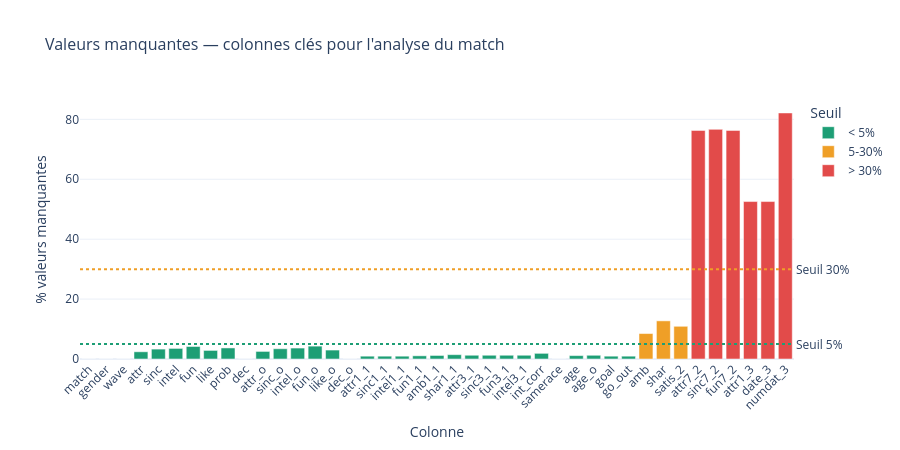

Notebook cell for this chart:
### Code cell
# =============================================================================
# 3. ANALYSE DES VALEURS MANQUANTES PAR GROUPE
# =============================================================================
 
print("\n" + "─" * 65)
print("QUALITÉ DES DONNÉES — VALEURS MANQUANTES PAR GROUPE")
print("─" * 65)
 
missing_summary = []
for group, cols in GROUPS.items():
    existing = [c for c in cols if c in df.columns]
    if not existing:
        continue
    pct_missing = df[existing].isnull().mean().mean() * 100
    missing_summary.append({
        "Groupe": group,
        "Nb colonnes": len(existing),
        "% manquant moyen": pct_missing,
        "Qualité": "Excellente" if pct_missing < 5
                   else "Acceptable" if pct_missing < 30 # 30%
                   else "Très incomplet"
    })
    print(f"  {group:<48} {pct_missing:>6.1f}%  {missing_summary[-1]['Qualité']}")
 
# Visualisation heatmap des valeurs manquantes
cols_focus = (
    ["match", "gender", "wave"] +
    ["attr", "sinc", "intel", "fun", "amb", "shar", "like", "prob", "dec"] +
    ["attr_o", "sinc_o", "intel_o", "fun_o", "like_o", "dec_o"] +
    ["attr1_1", "sinc1_1", "intel1_1", "fun1_1", "amb1_1", "shar1_1"] +
    ["attr3_1", "sinc3_1", "fun3_1", "intel3_1"] +
    ["int_corr", "samerace", "age", "age_o", "goal", "go_out"] +
    ["attr7_2", "sinc7_2", "fun7_2", "satis_2"] +
    ["attr1_3", "date_3", "numdat_3"]
)
cols_focus = [c for c in cols_focus if c in df.columns]
 
missing_pct = (df[cols_focus].isnull().mean() * 100).reset_index()
missing_pct.columns = ["Colonne", "% Manquant"]
missing_pct["Couleur"] = missing_pct["% Manquant"].apply(
    lambda x: "< 5%" if x < 5 else "5-30%" if x < 30 else "> 30%"
)
 
fig_missing = px.bar(
    missing_pct,
    x="Colonne",
    y="% Manquant",
    color="Couleur",
    color_discrete_map={"< 5%": PALETTE["match"], "5-30%": PALETTE["amber"], "> 30%": PALETTE["no_match"]},
    title="Valeurs manquantes — colonnes clés pour l'analyse du match",
    labels={"% Manquant": "% valeurs manquantes"},
    height=450,
)
fig_missing.update_layout(
    xaxis_tickangle=-45,
    legend_title="Seuil",
    title_font_size=16,
    plot_bgcolor="white",
)
fig_missing.add_hline(y=5, line_dash="dot", line_color=PALETTE["match"],
                      annotation_text="Seuil 5%", annotation_position="right")
fig_missing.add_hline(y=30, line_dash="dot", line_color=PALETTE["amber"],
                      annotation_text="Seuil 30%", annotation_position="right")
fig_missing.show()

### Figure 1 — Plotly figure (JSON) as saved in the notebook; plotly's stock layout.template omitted (floating-point values rounded to 4 significant figures)
{"data": [{"hovertemplate": "Couleur=< 5%<br>Colonne=%{x}<br>% valeurs manquantes=%{y}<extra></extra>", "legendgroup": "< 5%", "marker": {"color": "#1D9E75", "pattern": {"shape": ""}}, "name": "< 5%", "orientation": "v", "showlegend": true, "textposition": "auto", "type": "bar", "x": ["match", "gender", "wave", "attr", "sinc", "intel", "fun", "like", "prob", "dec", "attr_o", "sinc_o", "intel_o", "fun_o", "like_o", "dec_o", "attr1_1", "sinc1_1", "intel1_1", "fun1_1", "amb1_1", "shar1_1", "attr3_1", "sinc3_1", "fun3_1", "intel3_1", "int_corr", "samerace", "age", "age_o", "goal", "go_out"], "xaxis": "x", "y": [0.0, 0.0, 0.0, 2.411, 3.306, 3.533, 4.178, 2.865, 3.688, 0.0, 2.53, 3.426, 3.652, 4.297, 2.984, 0.0, 0.9429, 0.9429, 0.9429, 1.062, 1.182, 1.444, 1.253, 1.253, 1.253, 1.253, 1.886, 0.0, 1.134, 1.241, 0.9429, 0.9429], "yaxis": "y"}, {"hovertemplate": "Couleur=5-30%<br>Colonne=%{x}<br>% valeurs manquantes=%{y}<extra></extra>", "legendgroup": "5-30%", "marker": {"color": "#EF9F27", "pattern": {"shape": ""}}, "name": "5-30%", "orientation": "v", "showlegend": true, "textposition": "auto", "type": "bar", "x": ["amb", "shar", "satis_2"], "xaxis": "x", "y": [8.498, 12.74, 10.92], "yaxis": "y"}, {"hovertemplate": "Couleur=> 30%<br>Colonne=%{x}<br>% valeurs manquantes=%{y}<extra></extra>", "legendgroup": "> 30%", "marker": {"color": "#E24B4A", "pattern": {"shape": ""}}, "name": "> 30%", "orientation": "v", "showlegend": true, "textposition": "auto", "type": "bar", "x": ["attr7_2", "sinc7_2", "fun7_2", "attr1_3", "date_3", "numdat_3"], "xaxis": "x", "y": [76.32, 76.67, 76.32, 52.57, 52.57, 82.14], "yaxis": "y"}], "layout": {"annotations": [{"showarrow": false, "text": "Seuil 5%", "x": 1, "xanchor": "left", "xref": "x domain", "y": 5, "yanchor": "middle", "yref": "y"}, {"showarrow": false, "text": "Seuil 30%", "x": 1, "xanchor": "left", "xref": "x domain", "y": 30, "yanchor": "middle", "yref": "y"}], "barmode": "relative", "height": 450, "legend": {"title": {"text": "Seuil"}, "tracegroupgap": 0}, "plot_bgcolor": "white", "shapes": [{"line": {"color": "#1D9E75", "dash": "dot"}, "type": "line", "x0": 0, "x1": 1, "xref": "x domain", "y0": 5, "y1": 5, "yref": "y"}, {"line": {"color": "#EF9F27", "dash": "dot"}, "type": "line", "x0": 0, "x1": 1, "xref": "x domain", "y0": 30, "y1": 30, "yref": "y"}], "title": {"font": {"size": 16}, "text": "Valeurs manquantes — colonnes clés pour l'analyse du match"}, "xaxis": {"anchor": "y", "domain": [0, 1], "tickangle": -45, "title": {"text": "Colonne"}}, "yaxis": {"anchor": "x", "domain": [0, 1], "title": {"text": "% valeurs manquantes"}}}}
